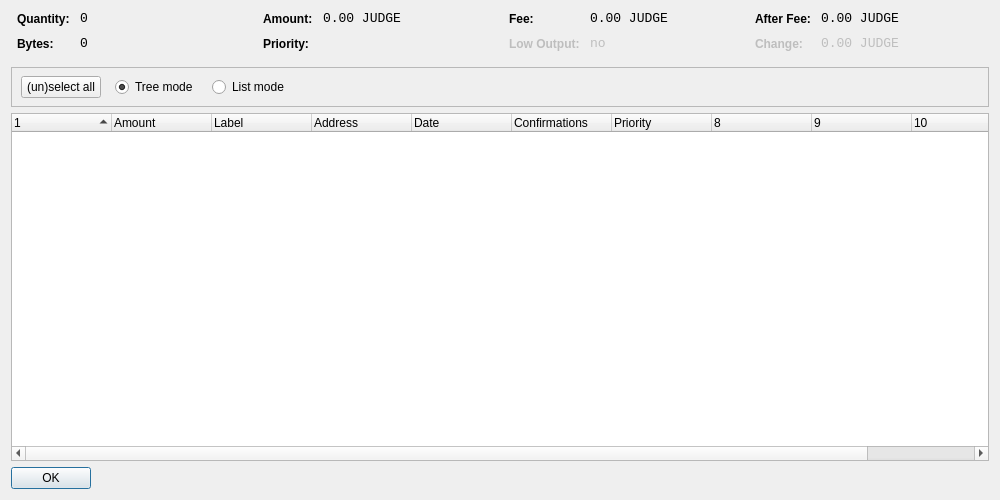
<?xml version="1.0" encoding="UTF-8"?>
<ui version="4.0">
 <class>CoinControlDialog</class>
 <widget class="QDialog" name="CoinControlDialog">
  <property name="geometry">
   <rect>
    <x>0</x>
    <y>0</y>
    <width>1000</width>
    <height>500</height>
   </rect>
  </property>
  <property name="windowTitle">
   <string>Coin Control</string>
  </property>
  <layout class="QVBoxLayout" name="verticalLayout">
   <item>
    <layout class="QHBoxLayout" name="horizontalLayoutTop" stretch="0,0,0,0">
     <property name="topMargin">
      <number>0</number>
     </property>
     <property name="bottomMargin">
      <number>10</number>
     </property>
     <item>
      <layout class="QFormLayout" name="formLayoutCoinControl1">
       <property name="horizontalSpacing">
        <number>10</number>
       </property>
       <property name="verticalSpacing">
        <number>10</number>
       </property>
       <property name="leftMargin">
        <number>6</number>
       </property>
       <property name="rightMargin">
        <number>6</number>
       </property>
       <item row="0" column="0">
        <widget class="QLabel" name="labelCoinControlQuantityText">
         <property name="styleSheet">
          <string notr="true">font-weight:bold;</string>
         </property>
         <property name="text">
          <string>Quantity:</string>
         </property>
        </widget>
       </item>
       <item row="0" column="1">
        <widget class="QLabel" name="labelCoinControlQuantity">
         <property name="font">
          <font>
           <family>Monospace</family>
           <pointsize>10</pointsize>
          </font>
         </property>
         <property name="cursor">
          <cursorShape>IBeamCursor</cursorShape>
         </property>
         <property name="contextMenuPolicy">
          <enum>Qt::ActionsContextMenu</enum>
         </property>
         <property name="text">
          <string notr="true">0</string>
         </property>
         <property name="textInteractionFlags">
          <set>Qt::LinksAccessibleByMouse|Qt::TextSelectableByKeyboard|Qt::TextSelectableByMouse</set>
         </property>
        </widget>
       </item>
       <item row="1" column="0">
        <widget class="QLabel" name="labelCoinControlBytesText">
         <property name="styleSheet">
          <string notr="true">font-weight:bold;</string>
         </property>
         <property name="text">
          <string>Bytes:</string>
         </property>
        </widget>
       </item>
       <item row="1" column="1">
        <widget class="QLabel" name="labelCoinControlBytes">
         <property name="font">
          <font>
           <family>Monospace</family>
           <pointsize>10</pointsize>
          </font>
         </property>
         <property name="cursor">
          <cursorShape>IBeamCursor</cursorShape>
         </property>
         <property name="contextMenuPolicy">
          <enum>Qt::ActionsContextMenu</enum>
         </property>
         <property name="text">
          <string notr="true">0</string>
         </property>
         <property name="textInteractionFlags">
          <set>Qt::LinksAccessibleByMouse|Qt::TextSelectableByKeyboard|Qt::TextSelectableByMouse</set>
         </property>
        </widget>
       </item>
      </layout>
     </item>
     <item>
      <layout class="QFormLayout" name="formLayoutCoinControl2">
       <property name="horizontalSpacing">
        <number>10</number>
       </property>
       <property name="verticalSpacing">
        <number>10</number>
       </property>
       <property name="leftMargin">
        <number>6</number>
       </property>
       <property name="rightMargin">
        <number>6</number>
       </property>
       <item row="0" column="0">
        <widget class="QLabel" name="labelCoinControlAmountText">
         <property name="styleSheet">
          <string notr="true">font-weight:bold;</string>
         </property>
         <property name="text">
          <string>Amount:</string>
         </property>
        </widget>
       </item>
       <item row="0" column="1">
        <widget class="QLabel" name="labelCoinControlAmount">
         <property name="font">
          <font>
           <family>Monospace</family>
           <pointsize>10</pointsize>
          </font>
         </property>
         <property name="cursor">
          <cursorShape>IBeamCursor</cursorShape>
         </property>
         <property name="contextMenuPolicy">
          <enum>Qt::ActionsContextMenu</enum>
         </property>
         <property name="text">
          <string notr="true">0.00 JUDGE</string>
         </property>
         <property name="textInteractionFlags">
          <set>Qt::LinksAccessibleByMouse|Qt::TextSelectableByKeyboard|Qt::TextSelectableByMouse</set>
         </property>
        </widget>
       </item>
       <item row="1" column="0">
        <widget class="QLabel" name="labelCoinControlPriorityText">
         <property name="styleSheet">
          <string notr="true">font-weight:bold;</string>
         </property>
         <property name="text">
          <string>Priority:</string>
         </property>
        </widget>
       </item>
       <item row="1" column="1">
        <widget class="QLabel" name="labelCoinControlPriority">
         <property name="font">
          <font>
           <family>Monospace</family>
           <pointsize>10</pointsize>
          </font>
         </property>
         <property name="cursor">
          <cursorShape>IBeamCursor</cursorShape>
         </property>
         <property name="contextMenuPolicy">
          <enum>Qt::ActionsContextMenu</enum>
         </property>
         <property name="text">
          <string/>
         </property>
         <property name="textInteractionFlags">
          <set>Qt::LinksAccessibleByMouse|Qt::TextSelectableByKeyboard|Qt::TextSelectableByMouse</set>
         </property>
        </widget>
       </item>
      </layout>
     </item>
     <item>
      <layout class="QFormLayout" name="formLayoutCoinControl3">
       <property name="horizontalSpacing">
        <number>10</number>
       </property>
       <property name="verticalSpacing">
        <number>10</number>
       </property>
       <property name="leftMargin">
        <number>6</number>
       </property>
       <property name="rightMargin">
        <number>6</number>
       </property>
       <item row="0" column="0">
        <widget class="QLabel" name="labelCoinControlFeeText">
         <property name="styleSheet">
          <string notr="true">font-weight:bold;</string>
         </property>
         <property name="text">
          <string>Fee:</string>
         </property>
        </widget>
       </item>
       <item row="0" column="1">
        <widget class="QLabel" name="labelCoinControlFee">
         <property name="font">
          <font>
           <family>Monospace</family>
           <pointsize>10</pointsize>
          </font>
         </property>
         <property name="cursor">
          <cursorShape>IBeamCursor</cursorShape>
         </property>
         <property name="contextMenuPolicy">
          <enum>Qt::ActionsContextMenu</enum>
         </property>
         <property name="text">
          <string notr="true">0.00 JUDGE</string>
         </property>
         <property name="textInteractionFlags">
          <set>Qt::LinksAccessibleByMouse|Qt::TextSelectableByKeyboard|Qt::TextSelectableByMouse</set>
         </property>
        </widget>
       </item>
       <item row="1" column="0">
        <widget class="QLabel" name="labelCoinControlLowOutputText">
         <property name="enabled">
          <bool>false</bool>
         </property>
         <property name="styleSheet">
          <string notr="true">font-weight:bold;</string>
         </property>
         <property name="text">
          <string>Low Output:</string>
         </property>
        </widget>
       </item>
       <item row="1" column="1">
        <widget class="QLabel" name="labelCoinControlLowOutput">
         <property name="enabled">
          <bool>false</bool>
         </property>
         <property name="font">
          <font>
           <family>Monospace</family>
           <pointsize>10</pointsize>
          </font>
         </property>
         <property name="cursor">
          <cursorShape>IBeamCursor</cursorShape>
         </property>
         <property name="contextMenuPolicy">
          <enum>Qt::ActionsContextMenu</enum>
         </property>
         <property name="text">
          <string notr="true">no</string>
         </property>
         <property name="textInteractionFlags">
          <set>Qt::LinksAccessibleByMouse|Qt::TextSelectableByKeyboard|Qt::TextSelectableByMouse</set>
         </property>
        </widget>
       </item>
      </layout>
     </item>
     <item>
      <layout class="QFormLayout" name="formLayoutCoinControl4">
       <property name="horizontalSpacing">
        <number>10</number>
       </property>
       <property name="verticalSpacing">
        <number>10</number>
       </property>
       <property name="leftMargin">
        <number>6</number>
       </property>
       <property name="rightMargin">
        <number>6</number>
       </property>
       <item row="0" column="0">
        <widget class="QLabel" name="labelCoinControlAfterFeeText">
         <property name="styleSheet">
          <string notr="true">font-weight:bold;</string>
         </property>
         <property name="text">
          <string>After Fee:</string>
         </property>
        </widget>
       </item>
       <item row="0" column="1">
        <widget class="QLabel" name="labelCoinControlAfterFee">
         <property name="font">
          <font>
           <family>Monospace</family>
           <pointsize>10</pointsize>
          </font>
         </property>
         <property name="cursor">
          <cursorShape>IBeamCursor</cursorShape>
         </property>
         <property name="contextMenuPolicy">
          <enum>Qt::ActionsContextMenu</enum>
         </property>
         <property name="text">
          <string notr="true">0.00 JUDGE</string>
         </property>
         <property name="textInteractionFlags">
          <set>Qt::LinksAccessibleByMouse|Qt::TextSelectableByKeyboard|Qt::TextSelectableByMouse</set>
         </property>
        </widget>
       </item>
       <item row="1" column="0">
        <widget class="QLabel" name="labelCoinControlChangeText">
         <property name="enabled">
          <bool>false</bool>
         </property>
         <property name="styleSheet">
          <string notr="true">font-weight:bold;</string>
         </property>
         <property name="text">
          <string>Change:</string>
         </property>
        </widget>
       </item>
       <item row="1" column="1">
        <widget class="QLabel" name="labelCoinControlChange">
         <property name="enabled">
          <bool>false</bool>
         </property>
         <property name="font">
          <font>
           <family>Monospace</family>
           <pointsize>10</pointsize>
          </font>
         </property>
         <property name="cursor">
          <cursorShape>IBeamCursor</cursorShape>
         </property>
         <property name="contextMenuPolicy">
          <enum>Qt::ActionsContextMenu</enum>
         </property>
         <property name="text">
          <string notr="true">0.00 JUDGE</string>
         </property>
         <property name="textInteractionFlags">
          <set>Qt::LinksAccessibleByMouse|Qt::TextSelectableByKeyboard|Qt::TextSelectableByMouse</set>
         </property>
        </widget>
       </item>
      </layout>
     </item>
    </layout>
   </item>
   <item>
    <widget class="QFrame" name="frame">
     <property name="minimumSize">
      <size>
       <width>0</width>
       <height>40</height>
      </size>
     </property>
     <property name="frameShape">
      <enum>QFrame::StyledPanel</enum>
     </property>
     <property name="frameShadow">
      <enum>QFrame::Sunken</enum>
     </property>
     <widget class="QWidget" name="horizontalLayoutWidget">
      <property name="geometry">
       <rect>
        <x>10</x>
        <y>0</y>
        <width>781</width>
        <height>41</height>
       </rect>
      </property>
      <layout class="QHBoxLayout" name="horizontalLayoutPanel" stretch="0,0,0,0,0">
       <property name="spacing">
        <number>14</number>
       </property>
       <item>
        <widget class="QPushButton" name="pushButtonSelectAll">
         <property name="sizePolicy">
          <sizepolicy hsizetype="Maximum" vsizetype="Fixed">
           <horstretch>0</horstretch>
           <verstretch>0</verstretch>
          </sizepolicy>
         </property>
         <property name="text">
          <string>(un)select all</string>
         </property>
        </widget>
       </item>
       <item>
        <widget class="QRadioButton" name="radioTreeMode">
         <property name="sizePolicy">
          <sizepolicy hsizetype="Maximum" vsizetype="Fixed">
           <horstretch>0</horstretch>
           <verstretch>0</verstretch>
          </sizepolicy>
         </property>
         <property name="text">
          <string>Tree mode</string>
         </property>
         <property name="checked">
          <bool>true</bool>
         </property>
        </widget>
       </item>
       <item>
        <widget class="QRadioButton" name="radioListMode">
         <property name="sizePolicy">
          <sizepolicy hsizetype="Maximum" vsizetype="Fixed">
           <horstretch>0</horstretch>
           <verstretch>0</verstretch>
          </sizepolicy>
         </property>
         <property name="text">
          <string>List mode</string>
         </property>
        </widget>
       </item>
       <item>
        <spacer name="horizontalSpacer">
         <property name="orientation">
          <enum>Qt::Horizontal</enum>
         </property>
         <property name="sizeHint" stdset="0">
          <size>
           <width>40</width>
           <height>20</height>
          </size>
         </property>
        </spacer>
       </item>
      </layout>
     </widget>
    </widget>
   </item>
   <item>
    <widget class="CoinControlTreeWidget" name="treeWidget">
     <property name="contextMenuPolicy">
      <enum>Qt::CustomContextMenu</enum>
     </property>
     <property name="sortingEnabled">
      <bool>false</bool>
     </property>
     <property name="columnCount">
      <number>11</number>
     </property>
     <attribute name="headerShowSortIndicator" stdset="0">
      <bool>true</bool>
     </attribute>
     <attribute name="headerStretchLastSection">
      <bool>false</bool>
     </attribute>
     <column>
      <property name="text">
       <string/>
      </property>
     </column>
     <column>
      <property name="text">
       <string>Amount</string>
      </property>
     </column>
     <column>
      <property name="text">
       <string>Label</string>
      </property>
     </column>
     <column>
      <property name="text">
       <string>Address</string>
      </property>
     </column>
     <column>
      <property name="text">
       <string>Date</string>
      </property>
     </column>
     <column>
      <property name="text">
       <string>Confirmations</string>
      </property>
      <property name="toolTip">
       <string>Confirmed</string>
      </property>
     </column>
     <column>
      <property name="text">
       <string>Priority</string>
      </property>
     </column>
     <column>
      <property name="text">
       <string/>
      </property>
     </column>
     <column>
      <property name="text">
       <string/>
      </property>
     </column>
     <column>
      <property name="text">
       <string/>
      </property>
     </column>
     <column>
      <property name="text">
       <string/>
      </property>
     </column>
    </widget>
   </item>
   <item>
    <widget class="QDialogButtonBox" name="buttonBox">
     <property name="sizePolicy">
      <sizepolicy hsizetype="Maximum" vsizetype="Fixed">
       <horstretch>0</horstretch>
       <verstretch>0</verstretch>
      </sizepolicy>
     </property>
     <property name="orientation">
      <enum>Qt::Horizontal</enum>
     </property>
     <property name="standardButtons">
      <set>QDialogButtonBox::Ok</set>
     </property>
    </widget>
   </item>
  </layout>
 </widget>
 <customwidgets>
  <customwidget>
   <class>CoinControlTreeWidget</class>
   <extends>QTreeWidget</extends>
   <header>coincontroltreewidget.h</header>
  </customwidget>
 </customwidgets>
 <resources/>
 <connections/>
</ui>
